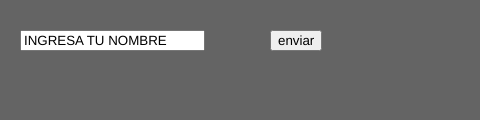
Frame 1 (no input)
Frame 60 (no input): identical to frame 1, image omitted
Frame 120 (the mouse pressed at the canvas centre since frame 60): identical to frame 1, image omitted

The p5.js sketch that drew this single still picture (run headless with seeded random() and noise() and a simulated clock; from frame 60 on, the mouse is pressed at the canvas centre):

// p5.js sketch
// ── sketch.js
/* EVENTOS EN P5.JS
   Elementos DOM y uso del mouse
*/

var entrada;
var boton;

function setup() {

    createCanvas(480, 120);
    entrada = createInput("INGRESA TU NOMBRE");
    entrada.position(20, 30);
    entrada.mousePressed(clearInp);
    boton = createButton("enviar");
    boton.position(270, 30);
    boton.mousePressed(dibujarNombre);
    background(100);
    noStroke();

}

function draw() {

}

function clearInp(){
    entrada.value("");
}

function dibujarNombre() {
    background(100);
    textSize(30);
    var nombre = entrada.value();
    for (var i = 0; i < 30; i++) {
        fill(random(255));
        text(nombre, random(width), random(height));
    }
    entrada.value("");
}
